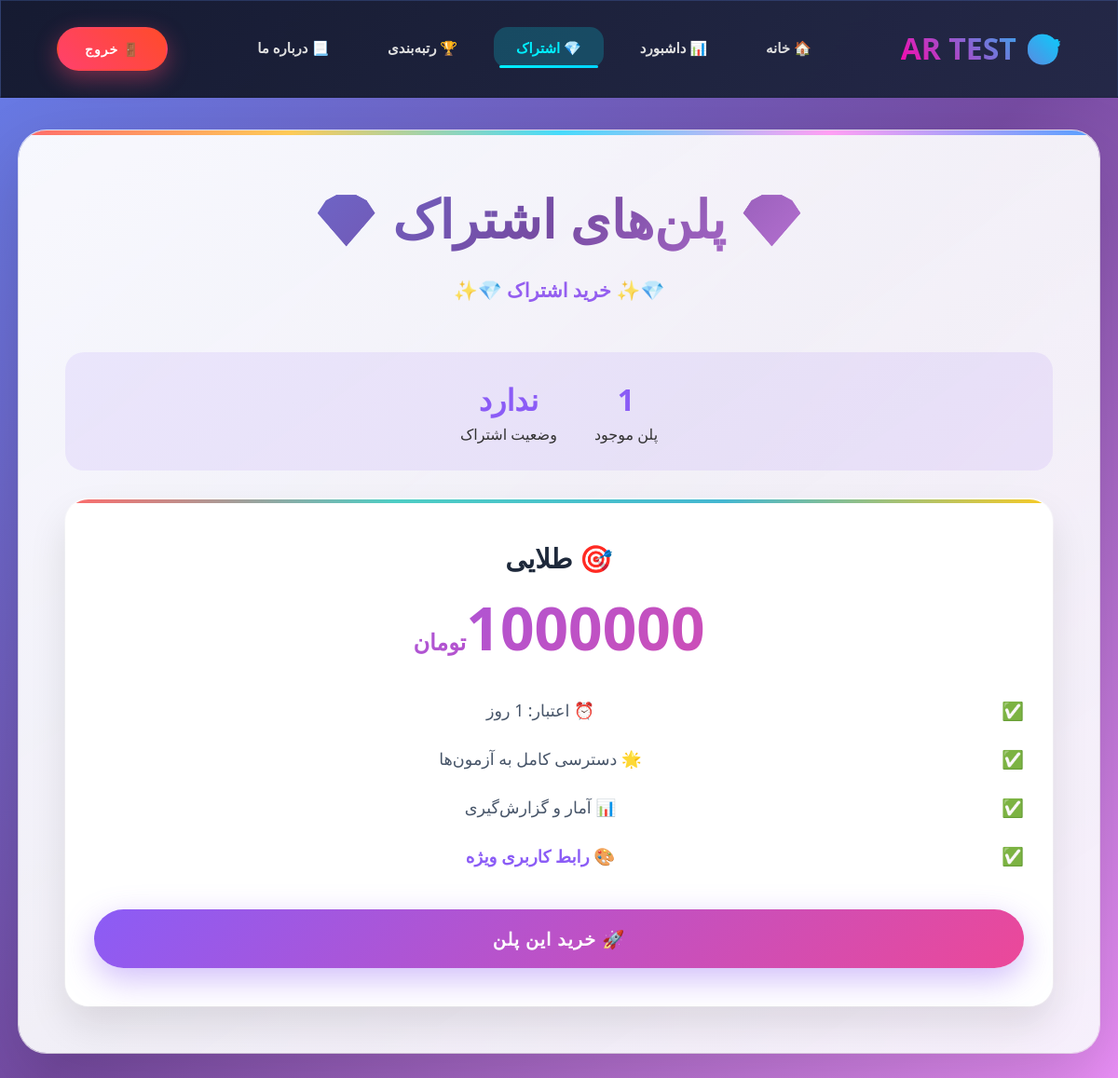
Page /subscribe/ (signed in) on the earlier database version.
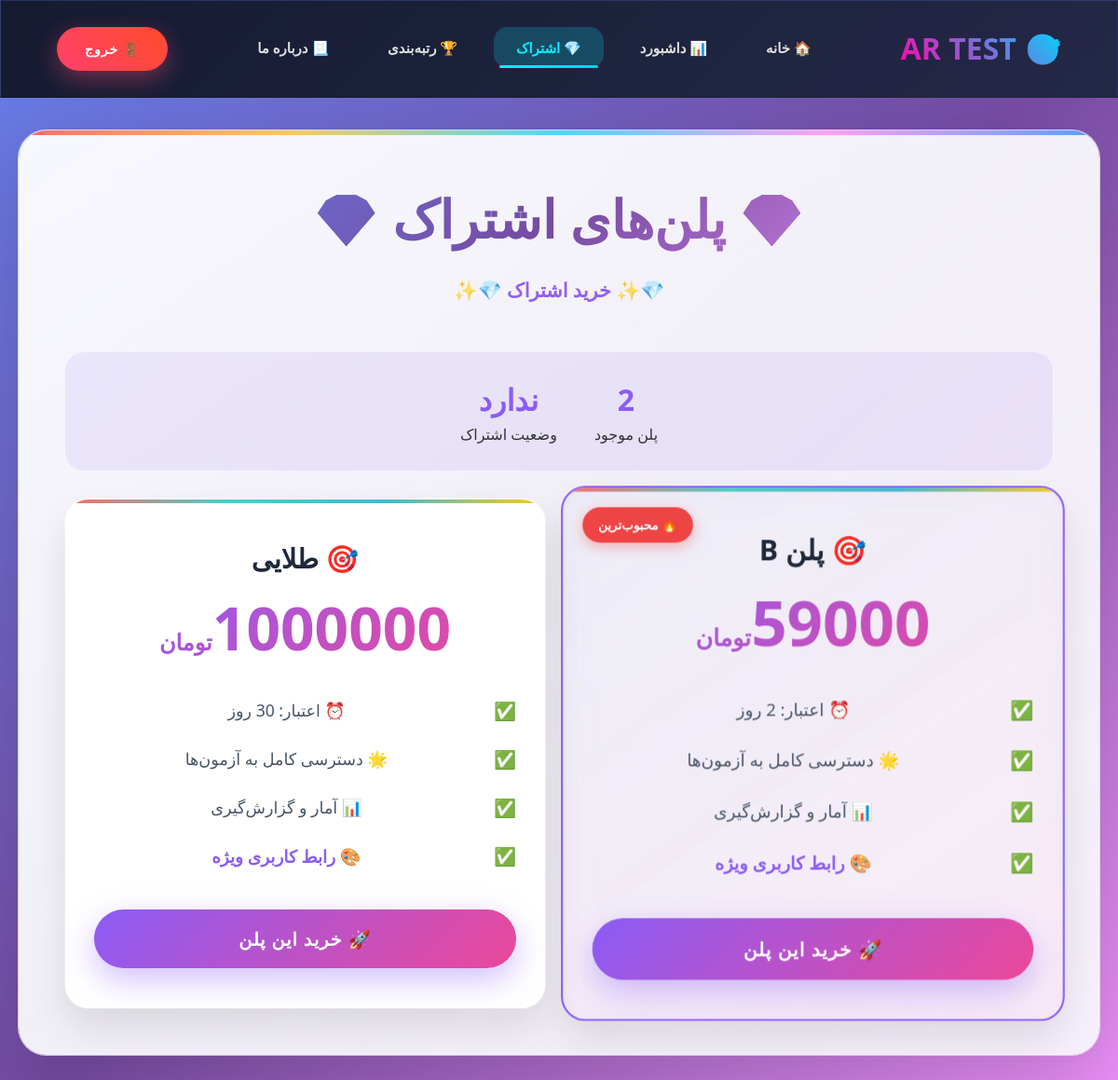
Same page on the later database version.
### accounts/models.py (models this page shows, shortened)
class Plan(models.Model):
    name = models.CharField(max_length=100, verbose_name="نام پلن")
    price = models.DecimalField(max_digits=10, decimal_places=2, verbose_name="قیمت به تومان")
    duration_days = models.PositiveIntegerField(verbose_name="مدت زمان اشتراک (روز)")  # تغییر: PositiveIntegerField برای مثبت بودن اجباری
    is_active = models.BooleanField(default=True, verbose_name="فعال است؟")
    description = models.TextField(blank=True, null=True, verbose_name="توضیحات (اختیاری)")  # اضافه: فیلد توضیحات برای کامل‌تر کردن
    class Meta:
        verbose_name = "پلن اشتراک"
        verbose_name_plural = "پلن‌های اشتراک"

### quizzes/views.py (the view)
# urls.py: path('subscribe/', views.subscribe_view, name='subscribe'),
@login_required
def subscribe_view(request):
    storage = messages.get_messages(request)
    storage.used = True
    try:
        subscription = request.user.subscription
        is_currently_active = subscription.check_status()
    except Subscription.DoesNotExist:
        subscription = None
        is_currently_active = False
    available_plans = Plan.objects.filter(is_active=True).order_by('price')
    context = {
        'subscription': subscription,
        'is_currently_active': is_currently_active,
        'available_plans': available_plans,
    }
    return render(request, 'quizzes/subscribe.html', context)

### accounts/models.py (called while the page is built)
    def check_status(self):
            now = timezone.now()
            status_changed = False
            if self.end_date and now > self.end_date:
                if self.status != 'منقضی':
                    self.is_active = False
                    self.status = 'منقضی'
                    status_changed = True
            elif self.end_date and now <= self.end_date:
                if self.status != 'فعال':
                    self.is_active = True
                    self.status = 'فعال'
                    status_changed = True
            else: # No end_date or not set yet
                if self.status != 'ندارد':
                    self.is_active = False
                    self.status = 'ندارد'
                    status_changed = True
            return status_changed

### quizzes/templates/quizzes/subscribe.html (shortened to what this page needs)
{% extends "base.html" %}
{% block content %}
{% load humanize %}
<div class="subscription-hero">
    <div class="page-title">
        <h2>💎 پلن‌های اشتراک 💎</h2>
    </div>
    {% if available_plans %}
    <div class="stats-bar">
        <div class="stat-item">
            <div class="stat-number">{{ available_plans.count }}</div>
            <div>پلن موجود</div>
        </div>
        <div class="stat-item">
            <div class="stat-number">{{ user_status.get_status_display|default:"ندارد" }}</div>
            <div>وضعیت اشتراک</div>
        </div>
    </div>
    {% endif %}
    {% if available_plans %}
        <div class="plans-grid">
            {% for plan in available_plans %}
            <div class="subscription-card {% if forloop.counter == available_plans|length|add:-1 %}popular{% endif %} {% if user_status and user_status.plan == plan and user_status.status == 'فعال' %}current-active-plan{% endif %}">
                <div class="plan-name">🎯 {{ plan.name }}</div>
                {% if plan.price %}
                    <div class="plan-price">{{ plan.price|floatformat:0|intcomma }}<span style="font-size: 1.5rem;">تومان</span></div>
                {% else %}
                    <div class="plan-price" style="color: #ef4444 !important;">قیمت نامشخص</div>
                {% endif %}
                <ul class="plan-features">
                    {% if user_status and user_status.plan == plan and user_status.status == 'فعال' %}
                        <li>⏰ انقضا: {{ user_status.end_date|date:"Y/m/d" }}</li>
                    {% elif plan.duration_days %}
                        <li>⏰ اعتبار: {{ plan.duration_days }} روز</li>
                    {% else %}
                        <li>⏰ اعتبار: نامشخص</li>
                    {% endif %}
                    <li>🌟 دسترسی کامل به آزمون‌ها</li>
                    <li>📊 آمار و گزارش‌گیری</li>
                    <li>🎨 رابط کاربری ویژه</li>
                </ul>
                {% if user_status and user_status.plan == plan and user_status.status == 'فعال' %}
                    <button class="purchase-btn disabled">
                        ✅ اشتراک فعال
                    </button>
                {% else %}
                    <form method="post" action="{% url 'initiate_purchase' plan.id %}">
                        <button type="submit" class="purchase-btn">
                            🚀 خرید این پلن
                        </button>
                    </form>
                {% endif %}
            </div>
            {% endfor %}
        </div>
    {% endif %}
</div>
{% endblock %}

Differences in the rows shown:
added Plan: name "پلن B", price "59000"
Other differences:
{{ available_plans.count }}: "1" → "2"
